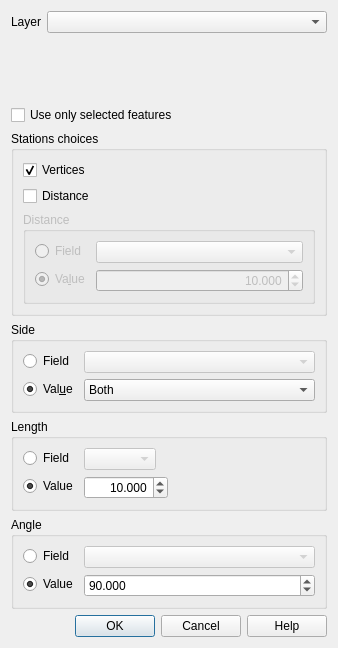
<?xml version="1.0" encoding="UTF-8"?>
<ui version="4.0">
 <class>StationLines</class>
 <widget class="QDialog" name="StationLines">
  <property name="geometry">
   <rect>
    <x>0</x>
    <y>0</y>
    <width>338</width>
    <height>648</height>
   </rect>
  </property>
  <property name="windowTitle">
   <string>Station Lines</string>
  </property>
  <layout class="QVBoxLayout" name="verticalLayout">
   <item>
    <layout class="QFormLayout" name="formLayout_4">
     <property name="fieldGrowthPolicy">
      <enum>QFormLayout::AllNonFixedFieldsGrow</enum>
     </property>
     <item row="0" column="0">
      <widget class="QLabel" name="label">
       <property name="text">
        <string>Layer</string>
       </property>
      </widget>
     </item>
     <item row="0" column="1">
      <widget class="QComboBox" name="combo_layer"/>
     </item>
    </layout>
   </item>
   <item>
    <widget class="QCheckBox" name="chk_selectedFeatures">
     <property name="text">
      <string>Use only selected features</string>
     </property>
    </widget>
   </item>
   <item>
    <widget class="QGroupBox" name="choices_groupbox">
     <property name="title">
      <string>Stations choices</string>
     </property>
     <layout class="QGridLayout" name="gridLayout">
      <item row="1" column="0">
       <widget class="QCheckBox" name="chk_distance">
        <property name="text">
         <string>Distance</string>
        </property>
       </widget>
      </item>
      <item row="0" column="0">
       <widget class="QCheckBox" name="chk_vertices">
        <property name="text">
         <string>Vertices</string>
        </property>
        <property name="checked">
         <bool>true</bool>
        </property>
       </widget>
      </item>
      <item row="2" column="0">
       <widget class="QGroupBox" name="distance_groupbox">
        <property name="enabled">
         <bool>false</bool>
        </property>
        <property name="title">
         <string>Distance</string>
        </property>
        <layout class="QFormLayout" name="formLayout_5">
         <item row="0" column="0">
          <widget class="QRadioButton" name="but_distance_field">
           <property name="text">
            <string>Field</string>
           </property>
           <property name="checked">
            <bool>false</bool>
           </property>
           <property name="autoExclusive">
            <bool>true</bool>
           </property>
          </widget>
         </item>
         <item row="0" column="1">
          <widget class="QComboBox" name="combo_distance_field">
           <property name="enabled">
            <bool>false</bool>
           </property>
          </widget>
         </item>
         <item row="1" column="0">
          <widget class="QRadioButton" name="but_distance_value">
           <property name="text">
            <string>Va&amp;lue</string>
           </property>
           <property name="checked">
            <bool>true</bool>
           </property>
          </widget>
         </item>
         <item row="1" column="1">
          <widget class="QDoubleSpinBox" name="spin_distance_value">
           <property name="enabled">
            <bool>false</bool>
           </property>
           <property name="alignment">
            <set>Qt::AlignRight|Qt::AlignTrailing|Qt::AlignVCenter</set>
           </property>
           <property name="decimals">
            <number>3</number>
           </property>
           <property name="maximum">
            <double>9999.989999999999782</double>
           </property>
           <property name="value">
            <double>10.000000000000000</double>
           </property>
          </widget>
         </item>
        </layout>
       </widget>
      </item>
     </layout>
    </widget>
   </item>
   <item>
    <widget class="QGroupBox" name="side_groupbox">
     <property name="title">
      <string>Side</string>
     </property>
     <layout class="QFormLayout" name="formLayout_2">
      <item row="0" column="0">
       <widget class="QRadioButton" name="but_side_field">
        <property name="sizePolicy">
         <sizepolicy hsizetype="Minimum" vsizetype="Fixed">
          <horstretch>0</horstretch>
          <verstretch>0</verstretch>
         </sizepolicy>
        </property>
        <property name="text">
         <string>Field</string>
        </property>
       </widget>
      </item>
      <item row="2" column="0">
       <widget class="QRadioButton" name="but_side_value">
        <property name="text">
         <string>Val&amp;ue</string>
        </property>
        <property name="checked">
         <bool>true</bool>
        </property>
       </widget>
      </item>
      <item row="2" column="1">
       <widget class="QComboBox" name="combo_side_value">
        <property name="currentIndex">
         <number>2</number>
        </property>
        <item>
         <property name="text">
          <string>Right</string>
         </property>
        </item>
        <item>
         <property name="text">
          <string>Left</string>
         </property>
        </item>
        <item>
         <property name="text">
          <string>Both</string>
         </property>
        </item>
       </widget>
      </item>
      <item row="0" column="1">
       <widget class="QComboBox" name="combo_side_field">
        <property name="enabled">
         <bool>false</bool>
        </property>
        <property name="editable">
         <bool>false</bool>
        </property>
       </widget>
      </item>
     </layout>
    </widget>
   </item>
   <item>
    <widget class="QGroupBox" name="length_groupbox">
     <property name="title">
      <string>Length</string>
     </property>
     <layout class="QFormLayout" name="formLayout">
      <property name="fieldGrowthPolicy">
       <enum>QFormLayout::AllNonFixedFieldsGrow</enum>
      </property>
      <item row="0" column="0">
       <widget class="QRadioButton" name="but_length_field">
        <property name="text">
         <string>Field</string>
        </property>
        <property name="checked">
         <bool>false</bool>
        </property>
        <property name="autoExclusive">
         <bool>true</bool>
        </property>
       </widget>
      </item>
      <item row="0" column="1">
       <widget class="QComboBox" name="combo_length_field">
        <property name="enabled">
         <bool>false</bool>
        </property>
        <property name="sizePolicy">
         <sizepolicy hsizetype="Fixed" vsizetype="Fixed">
          <horstretch>0</horstretch>
          <verstretch>0</verstretch>
         </sizepolicy>
        </property>
       </widget>
      </item>
      <item row="1" column="0">
       <widget class="QRadioButton" name="but_length_value">
        <property name="text">
         <string>Value</string>
        </property>
        <property name="checked">
         <bool>true</bool>
        </property>
       </widget>
      </item>
      <item row="1" column="1">
       <widget class="QDoubleSpinBox" name="spin_length_value">
        <property name="enabled">
         <bool>true</bool>
        </property>
        <property name="sizePolicy">
         <sizepolicy hsizetype="Fixed" vsizetype="Fixed">
          <horstretch>0</horstretch>
          <verstretch>0</verstretch>
         </sizepolicy>
        </property>
        <property name="alignment">
         <set>Qt::AlignRight|Qt::AlignTrailing|Qt::AlignVCenter</set>
        </property>
        <property name="decimals">
         <number>3</number>
        </property>
        <property name="maximum">
         <double>99999.000000000000000</double>
        </property>
        <property name="value">
         <double>10.000000000000000</double>
        </property>
       </widget>
      </item>
     </layout>
    </widget>
   </item>
   <item>
    <widget class="QGroupBox" name="angle_groupbox">
     <property name="title">
      <string>Angle</string>
     </property>
     <layout class="QFormLayout" name="formLayout_3">
      <item row="0" column="0">
       <widget class="QRadioButton" name="but_angle_field">
        <property name="text">
         <string>Field</string>
        </property>
        <property name="checked">
         <bool>false</bool>
        </property>
        <property name="autoExclusive">
         <bool>true</bool>
        </property>
       </widget>
      </item>
      <item row="0" column="1">
       <widget class="QComboBox" name="combo_angle_field">
        <property name="enabled">
         <bool>false</bool>
        </property>
       </widget>
      </item>
      <item row="1" column="0">
       <widget class="QRadioButton" name="but_angle_value">
        <property name="text">
         <string>Value</string>
        </property>
        <property name="checked">
         <bool>true</bool>
        </property>
       </widget>
      </item>
      <item row="1" column="1">
       <widget class="QDoubleSpinBox" name="spin_angle_value">
        <property name="enabled">
         <bool>true</bool>
        </property>
        <property name="decimals">
         <number>3</number>
        </property>
        <property name="maximum">
         <double>360.000000000000000</double>
        </property>
        <property name="value">
         <double>90.000000000000000</double>
        </property>
       </widget>
      </item>
     </layout>
    </widget>
   </item>
   <item>
    <widget class="QDialogButtonBox" name="buttonBox">
     <property name="orientation">
      <enum>Qt::Horizontal</enum>
     </property>
     <property name="standardButtons">
      <set>QDialogButtonBox::Cancel|QDialogButtonBox::Help|QDialogButtonBox::Ok</set>
     </property>
    </widget>
   </item>
  </layout>
 </widget>
 <resources/>
 <connections>
  <connection>
   <sender>buttonBox</sender>
   <signal>accepted()</signal>
   <receiver>StationLines</receiver>
   <slot>accept()</slot>
   <hints>
    <hint type="sourcelabel">
     <x>248</x>
     <y>254</y>
    </hint>
    <hint type="destinationlabel">
     <x>157</x>
     <y>274</y>
    </hint>
   </hints>
  </connection>
  <connection>
   <sender>buttonBox</sender>
   <signal>rejected()</signal>
   <receiver>StationLines</receiver>
   <slot>reject()</slot>
   <hints>
    <hint type="sourcelabel">
     <x>316</x>
     <y>260</y>
    </hint>
    <hint type="destinationlabel">
     <x>286</x>
     <y>274</y>
    </hint>
   </hints>
  </connection>
 </connections>
</ui>
